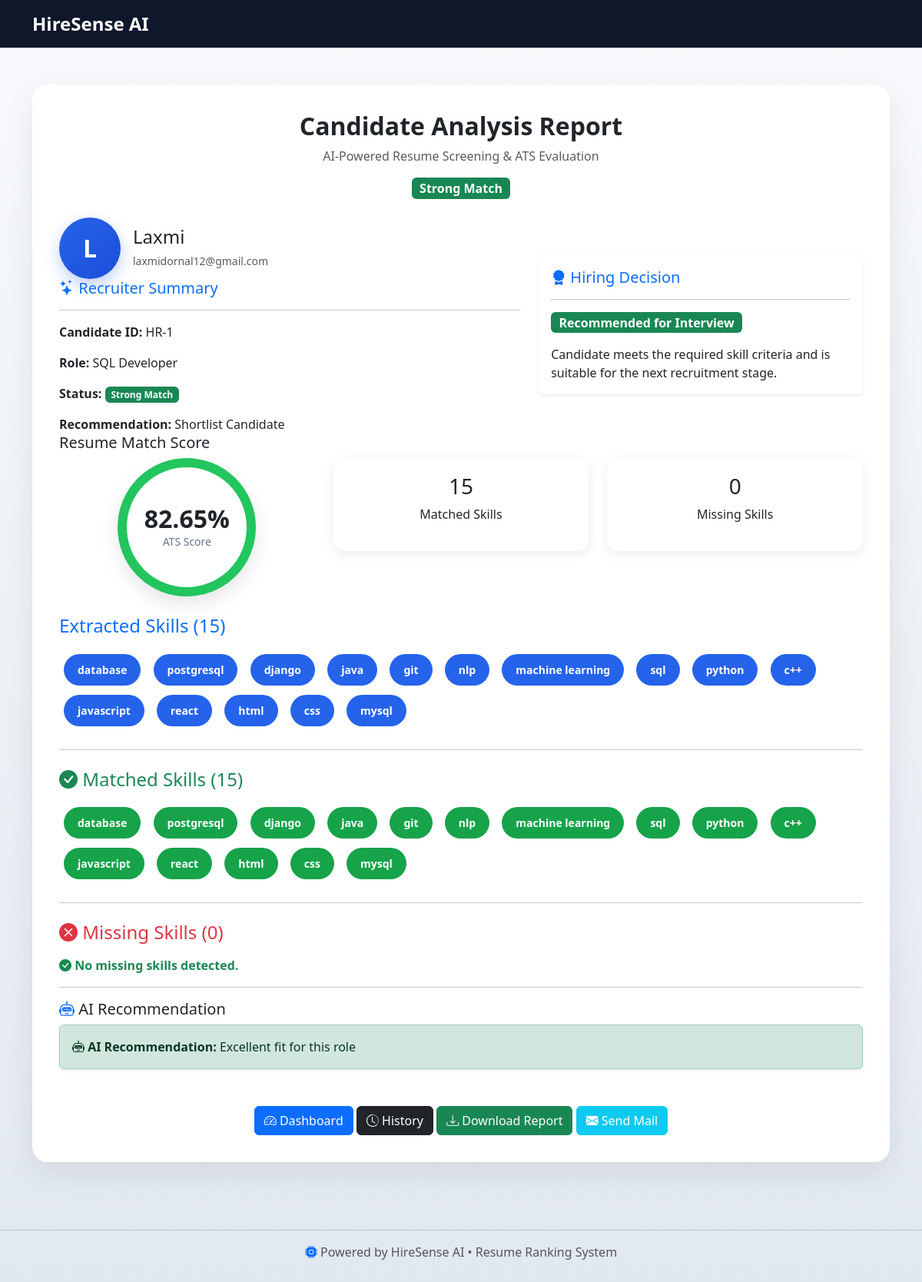
The page /view/1 (signed in) on the database its author committed.
### models.py (models this page shows)
class Resume(db.Model):
    id = db.Column(db.Integer, primary_key=True)
    user_id = db.Column(db.Integer)
    score = db.Column(db.Float)
    status = db.Column(db.String(50))
    filename = db.Column(db.String(200))   # ✅ NEW
    role = db.Column(db.String(100))       # ✅ NEW
    created_at = db.Column(db.DateTime, default=db.func.now())  # ✅ NEW
    skills = db.Column(db.Text)    # ✅ NEW (store skills as string)
    email = db.Column(db.String(120))
    feedback = db.Column(db.Text)

### app.py (the view)
@app.route("/view/<int:id>")
def view(id):
    if "user_id" not in session:
        return redirect("/login")
    resume = Resume.query.get(id)
    if not resume:
        return "No record found"
    skills = resume.skills.split(",") if resume.skills else []
    return render_template(
    "result.html",
    candidate_name=session.get("user_name"),
    id=resume.id,
    status=resume.status,
    score=round(resume.score * 100, 2),
    email=resume.email,
    role=resume.role,
    skills=skills,
    matched=skills,
    missing=[],
    feedback=resume.feedback
)

### templates/result.html (shortened to what this page needs)
<!DOCTYPE html>
<html>
<head>
<link rel="stylesheet" href="https://cdn.jsdelivr.net/npm/bootstrap-icons@1.11.3/font/bootstrap-icons.min.css">
<link href="https://cdn.jsdelivr.net/npm/bootstrap@5.3.0/dist/css/bootstrap.min.css" rel="stylesheet">
</head>
<body>
<nav class="navbar">
    <div class="container">
        <span class="navbar-brand">
            HireSense AI
        </span>
    </div>
</nav>
<div class="container mt-5">
<div class="report-card">
<div class="text-center mb-4">
<h2 class="fw-bold">
    Candidate Analysis Report
</h2>
<p class="text-muted">
    AI-Powered Resume Screening & ATS Evaluation
</p>
    {% if status == "Strong Match" %}
        <span class="badge bg-success fs-6">
            Strong Match
        </span>
    {% elif status == "Moderate Match" %}
        <span class="badge bg-warning text-dark fs-6">
            Moderate Match
        </span>
    {% else %}
        <span class="badge bg-danger fs-6">
            Low Match
        </span>
    {% endif %}
</div>
<div class="row align-items-center">
    <div class="col-md-7">
        <div class="d-flex align-items-center">
            <div class="avatar-circle">
                {{ candidate_name[0]|upper if candidate_name else 'L' }}
            </div>
            <div class="ms-3">
                <h4 class="mb-1">{{ candidate_name }}</h4>
                <small class="text-muted">{{ email }}</small>
            </div>
        </div>
       <h5 class="text-primary">
    <i class="bi bi-stars"></i>
    Recruiter Summary
</h5>
<hr>
<p>
    <strong>Candidate ID:</strong>
    HR-{{ id }}
</p>
<p>
    <strong>Role:</strong>
    {{ role }}
</p>
<p>
    <strong>Status:</strong>
    {% if status=="Strong Match" %}
        <span class="badge bg-success">
            Strong Match
        </span>
    {% elif status=="Moderate Match" %}
        <span class="badge bg-warning text-dark">
            Moderate Match
        </span>
    {% else %}
        <span class="badge bg-danger">
            Low Match
        </span>
    {% endif %}
</p>
<p class="mb-0">
    <strong>Recommendation:</strong>
    Shortlist Candidate
</p>
    </div>
    <div class="col-md-5">
    <div class="card border-0 shadow-sm">
        <div class="card-body">
            <h5 class="text-primary">
                <i class="bi bi-award-fill"></i>
                Hiring Decision
            </h5>
            <hr>
            {% if score >= 75 %}
                <span class="badge bg-success fs-6">
                    Recommended for Interview
                </span>
                <p class="mt-3 mb-0">
                    Candidate meets the required skill criteria and is suitable for the next recruitment stage.
                </p>
            {% endif %}
        </div>
    </div>
</div>
</div>
<h5>Resume Match Score</h5>
<div class="row mb-4">
    <div class="col-md-4">
    <div class="score-circle">
        <h2>{{ score }}%</h2>
        <small>ATS Score</small>
    </div>
</div>
    <div class="col-md-4">
        <div class="stat-card">
            <h3>{{ matched|length }}</h3>
            <p>Matched Skills</p>
        </div>
    </div>
    <div class="col-md-4">
        <div class="stat-card">
            <h3>{{ missing|length }}</h3>
            <p>Missing Skills</p>
        </div>
    </div>
</div>
<div class="mt-4">
<h4 class="text-primary mb-3">
    Extracted Skills ({{ skills|length }})
</h4>
{% for skill in skills %}
    <span class="skill-chip allskills">
        {{ skill }}
    </span>
{% endfor %}
<hr class="my-4">
<h4 class="text-success mb-3">
    <i class="bi bi-check-circle-fill"></i>
    Matched Skills ({{ matched|length }})
</h4>
{% if matched %}
    {% for skill in matched %}
        <span class="skill-chip matched">
            {{ skill }}
        </span>
    {% endfor %}
{% else %}
    <p class="text-muted">No matched skills found.</p>
{% endif %}
<hr class="my-4">
<h4 class="text-danger mb-3">
    <i class="bi bi-x-circle-fill"></i>
    Missing Skills ({{ missing|length }})
</h4>
{% if missing %}
    {% for skill in missing %}
        <span class="skill-chip missing">
            {{ skill }}
        </span>
    {% endfor %}
{% else %}
    <p class="text-success fw-bold">
        <i class="bi bi-check-circle-fill"></i>
        No missing skills detected.
    </p>
{% endif %}
</div>
<hr>
<h5>
    <i class="bi bi-robot text-primary"></i>
    AI Recommendation
</h5>
<div class="alert alert-success shadow-sm">
    <i class="bi bi-robot"></i>
    <strong>AI Recommendation:</strong>
    {{ feedback }}
</div>
<div class="text-center mt-5">
  <a href="/dashboard" class="btn btn-primary">
    <i class="bi bi-speedometer2"></i> Dashboard
</a>
<a href="/history" class="btn btn-dark">
    <i class="bi bi-clock-history"></i> History
</a>
<a href="/download_pdf/{{ id }}" class="btn btn-success">
    <i class="bi bi-download"></i> Download Report
</a>
<a href="/send_mail/{{ id }}" class="btn btn-info text-white">
    <i class="bi bi-envelope-fill"></i> Send Mail
</a>
</div>
</div>
</div>
<footer class="mt-5 py-4 text-center text-muted">
    <hr>
    <p>
        <i class="bi bi-cpu-fill text-primary"></i>
        Powered by HireSense AI • Resume Ranking System
    </p>
</footer>
</body>
</html>

### templates/result.html (style rules this page uses)
body { background:linear-gradient( to bottom, #f8fafc, #e2e8f0 ); }
.navbar { background:#0f172a; }
.navbar-brand { color:white !important; font-weight:700; font-size:24px; }
.report-card { background:white; border-radius:20px; padding:30px; box-shadow:0 10px 30px rgba(0,0,0,.1); }
.stat-card { background:white; border-radius:15px; padding:20px; text-align:center; box-shadow:0 4px 15px rgba(0,0,0,.08); }
.skill-chip { display:inline-block; padding:8px 14px; border-radius:20px; margin:5px; color:white; font-size:14px; }
.matched { background:#16a34a; }
.allskills { background:#2563eb; }
.skill-chip { display:inline-block; padding:10px 18px; border-radius:25px; margin:6px; color:white; font-size:14px; font-weight:600; transition:all .3s ease; }
.report-card { background:white; border-radius:20px; padding:35px; box-shadow:0 15px 40px rgba(0,0,0,.08); }
.avatar-circle { width:80px; height:80px; border-radius:50%; background:linear-gradient(135deg,#2563eb,#1d4ed8); color:white; display:flex; justify-content:center; align-items:center; font-size:32px; font-weight:bold; box-shadow:0 8px 20px rgba(37,99,235,.3); }
.score-circle { width:180px; height:180px; margin:auto; border-radius:50%; border:12px solid #22c55e; display:flex; flex-direction:column; justify-content:center; align-items:center; background:white; box-shadow:0 10px 25px rgba(0,0,0,.1); }
.score-circle h2 { font-weight:700; margin:0; }
.score-circle small { color:#64748b; }

### rows shown on the page
Resume: email "laxmidornal12@gmail.com", role "SQL Developer", feedback "Excellent fit for this role"

### other values the page prints
{{ candidate_name[0]|upper if candidate_name else 'L' }} "L"
{{ candidate_name }} "Laxmi"
{{ id }} "1"
{{ score }} "82.65"
{{ matched|length }} "15"
{{ missing|length }} "0"
{{ skills|length }} "15"
{{ skill }} "database" "postgresql" "django" "java" "git" "nlp" "machine learning" "sql" "python" "c++" "javascript" "react" "html" "css" "mysql"
